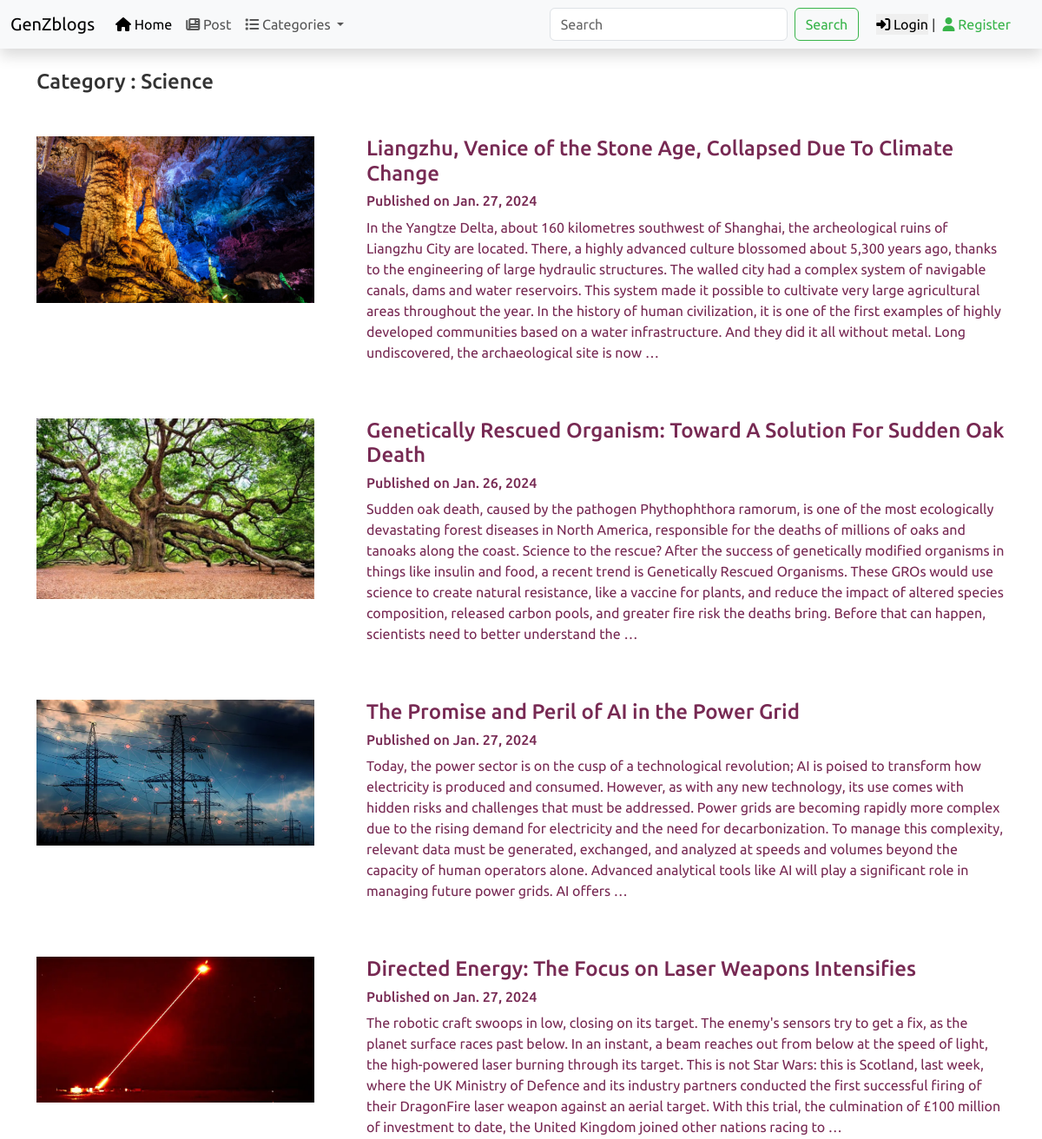
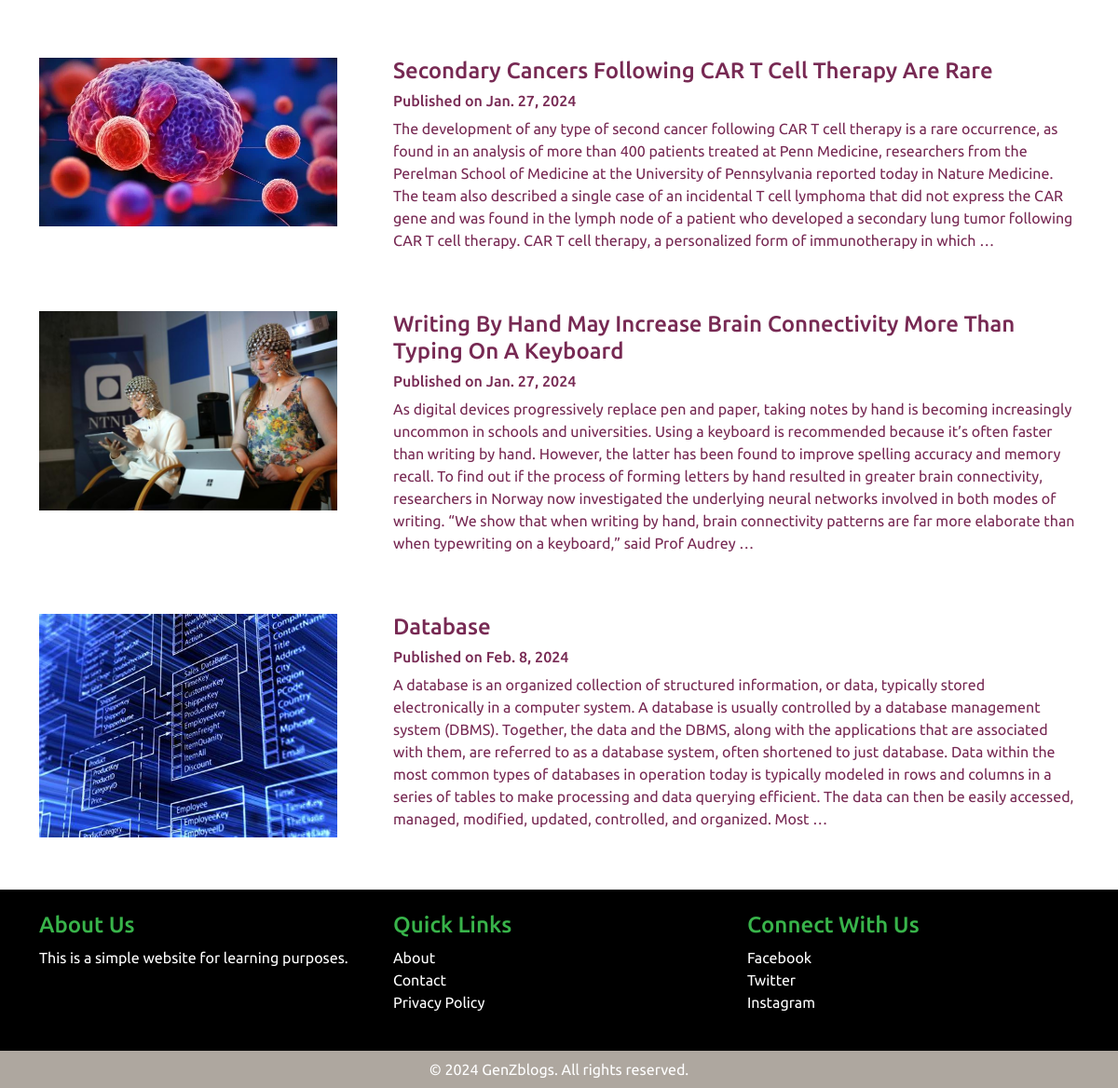
Page /article/category/1 on the committed database (2 pictures, top to bottom).
### article/models.py (models this page shows, shortened)
class Category(models.Model):
    name= models.CharField(max_length=50)
    class Meta:
        verbose_name='Categorie'
    def __str__(self):
        return self.name

class  Article(models.Model):
    author=models.ForeignKey(User,on_delete=models.CASCADE, default=1)
    category =models.ForeignKey(Category,on_delete = models.CASCADE,default='1')
    title=models.CharField(max_length=100)
    content=models.TextField(max_length=10000)
    img=models.ImageField(upload_to='article_images/',default='default_img.jpg')
    date=models.DateField(auto_now=True)

### article/views.py (the view)
# urls.py: path('article/category/<int:pk>',categorised_article,name='categorised_article'),
def categorised_article(request,pk):
    if pk!=0:
        category=Category.objects.get(pk=pk)
        articles=Article.objects.filter(category=category).all()
    else:
        articles=Article.objects.all()
        category="All"
    context={
        'articles':articles,
        'category':category
    }
    return render(request,'article/categorised_article.html',context)

### article/views.py (called while the page is built)
def categories(request):
    categories = Category.objects.all()
    return {
        'categories' : categories,
    }

### article/templates/article/categorised_article.html
{% extends "base.html" %}
{% block content %}
    <div class="container">
        {% if query %}
            <h4 class="my-4"> Search for {{query}}</h4>
            {% else %}
            <h4 class="my-4">Category : {{category}}</h4>
        {% endif %}
        <div class="">
            {% for article in articles %}
                <a class="row text-decoration-none text-dark my-5" href="{% url "article:single_article" article.id %}">
                    <div class="image col-4">
                        <img style="width:90%; "  src="{{article.img.url}}" alt=""/>
                    </div>
                    <div class="contents col-8">
                        <h4>{{article.title}}</h4>
                        <h6>Published on {{article.date}}</h6>
                        <p>{{article.content|truncatewords:100}}</p>
                    </div>
                </a>
            {% endfor %}
        </div>
    </div>
{% endblock content %}

### static/css/style.css (style rules this page uses)
* { padding: 0; margin: 0; }

### rows in the picture
Category: name "Science"
Article: img (picture), title "Liangzhu, Venice of the Stone Age, Collapsed Due To Climate Change", date "Jan. 27, 2024", content "In the Yangtze Delta, about 160 kilometres southwest of Shanghai, the archeological ruins of Liangzhu City are located. There, a highly advanced culture blossomed about 5,300 years ago, thanks to the engineering of large hydraulic structures. The walled city had a complex system of navigable canals, dams and water reservoirs. This system made it possible to cultivate very large agricultural areas throughout the year. In the history of human civilization, it is one of the first examples of highly developed communities based on a water infrastructure. And they did it all without metal. Long undiscovered, the archaeological site is now …"
Article: img (picture), title "Genetically Rescued Organism: Toward A Solution For Sudden Oak Death", date "Jan. 26, 2024", content "Sudden oak death, caused by the pathogen Phythophthora ramorum, is one of the most ecologically devastating forest diseases in North America, responsible for the deaths of millions of oaks and tanoaks along the coast. Science to the rescue? After the success of genetically modified organisms in things like insulin and food, a recent trend is Genetically Rescued Organisms. These GROs would use science to create natural resistance, like a vaccine for plants, and reduce the impact of altered species composition, released carbon pools, and greater fire risk the deaths bring. Before that can happen, scientists need to better understand the …"
Article: img (picture), title "The Promise and Peril of AI in the Power Grid", date "Jan. 27, 2024", content "Today, the power sector is on the cusp of a technological revolution; AI is poised to transform how electricity is produced and consumed. However, as with any new technology, its use comes with hidden risks and challenges that must be addressed. Power grids are becoming rapidly more complex due to the rising demand for electricity and the need for decarbonization. To manage this complexity, relevant data must be generated, exchanged, and analyzed at speeds and volumes beyond the capacity of human operators alone. Advanced analytical tools like AI will play a significant role in managing future power grids. AI offers …"
Article: img (picture), title "Directed Energy: The Focus on Laser Weapons Intensifies", date "Jan. 27, 2024", content "The robotic craft swoops in low, closing on its target. The enemy's sensors try to get a fix, as the planet surface races past below. In an instant, a beam reaches out from below at the speed of light, the high-powered laser burning through its target. This is not Star Wars: this is Scotland, last week, where the UK Ministry of Defence and its industry partners conducted the first successful firing of their DragonFire laser weapon against an aerial target. With this trial, the culmination of £100 million of investment to date, the United Kingdom joined other nations racing to …"
Article: img (picture), title "Secondary Cancers Following CAR T Cell Therapy Are Rare", date "Jan. 27, 2024", content "The development of any type of second cancer following CAR T cell therapy is a rare occurrence, as found in an analysis of more than 400 patients treated at Penn Medicine, researchers from the Perelman School of Medicine at the University of Pennsylvania reported today in Nature Medicine. The team also described a single case of an incidental T cell lymphoma that did not express the CAR gene and was found in the lymph node of a patient who developed a secondary lung tumor following CAR T cell therapy. CAR T cell therapy, a personalized form of immunotherapy in which …"
Article: img (picture), title "Writing By Hand May Increase Brain Connectivity More Than Typing On A Keyboard", date "Jan. 27, 2024", content "As digital devices progressively replace pen and paper, taking notes by hand is becoming increasingly uncommon in schools and universities. Using a keyboard is recommended because it’s often faster than writing by hand. However, the latter has been found to improve spelling accuracy and memory recall. To find out if the process of forming letters by hand resulted in greater brain connectivity, researchers in Norway now investigated the underlying neural networks involved in both modes of writing. “We show that when writing by hand, brain connectivity patterns are far more elaborate than when typewriting on a keyboard,” said Prof Audrey …"
Article: img (picture), title "Database", date "Feb. 8, 2024", content "A database is an organized collection of structured information, or data, typically stored electronically in a computer system. A database is usually controlled by a database management system (DBMS). Together, the data and the DBMS, along with the applications that are associated with them, are referred to as a database system, often shortened to just database. Data within the most common types of databases in operation today is typically modeled in rows and columns in a series of tables to make processing and data querying efficient. The data can then be easily accessed, managed, modified, updated, controlled, and organized. Most …"
